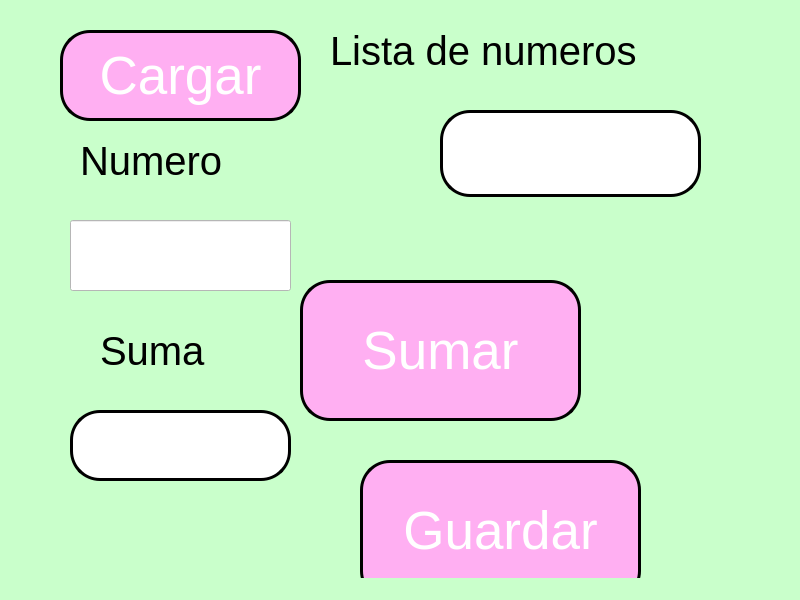
<?xml version="1.0" encoding="UTF-8"?>
<ui version="4.0">
 <class>MainWindow</class>
 <widget class="QMainWindow" name="MainWindow">
  <property name="geometry">
   <rect>
    <x>0</x>
    <y>0</y>
    <width>800</width>
    <height>600</height>
   </rect>
  </property>
  <property name="windowTitle">
   <string>MainWindow</string>
  </property>
  <property name="styleSheet">
   <string notr="true">background-color: rgb(170, 255, 255);
background-color: rgb(201, 255, 203);</string>
  </property>
  <widget class="QWidget" name="centralwidget">
   <widget class="QPushButton" name="btn_agregar">
    <property name="geometry">
     <rect>
      <x>300</x>
      <y>280</y>
      <width>281</width>
      <height>141</height>
     </rect>
    </property>
    <property name="font">
     <font>
      <pointsize>40</pointsize>
     </font>
    </property>
    <property name="styleSheet">
     <string notr="true">background-color:rgb(9,121,163);
background-color: rgb(255, 175, 242);
color:rgb(255,255,255);
border-radius: 30px;
border: 3px solid black;</string>
    </property>
    <property name="text">
     <string>Sumar</string>
    </property>
   </widget>
   <widget class="QLineEdit" name="txt_numero">
    <property name="geometry">
     <rect>
      <x>70</x>
      <y>220</y>
      <width>221</width>
      <height>71</height>
     </rect>
    </property>
    <property name="font">
     <font>
      <pointsize>40</pointsize>
     </font>
    </property>
    <property name="styleSheet">
     <string notr="true">background-color: rgb(255, 255, 255);</string>
    </property>
    <property name="text">
     <string/>
    </property>
    <property name="alignment">
     <set>Qt::AlignCenter</set>
    </property>
   </widget>
   <widget class="QLabel" name="label">
    <property name="geometry">
     <rect>
      <x>80</x>
      <y>140</y>
      <width>171</width>
      <height>41</height>
     </rect>
    </property>
    <property name="font">
     <font>
      <pointsize>30</pointsize>
     </font>
    </property>
    <property name="text">
     <string>Numero</string>
    </property>
   </widget>
   <widget class="QLabel" name="label_2">
    <property name="geometry">
     <rect>
      <x>100</x>
      <y>330</y>
      <width>141</width>
      <height>41</height>
     </rect>
    </property>
    <property name="font">
     <font>
      <pointsize>30</pointsize>
     </font>
    </property>
    <property name="text">
     <string>Suma</string>
    </property>
   </widget>
   <widget class="QLineEdit" name="txt_suma">
    <property name="geometry">
     <rect>
      <x>70</x>
      <y>410</y>
      <width>221</width>
      <height>71</height>
     </rect>
    </property>
    <property name="font">
     <font>
      <pointsize>40</pointsize>
     </font>
    </property>
    <property name="styleSheet">
     <string notr="true">background-color: rgb(255, 255, 255);
border-radius: 30px;
border: 3px solid black;</string>
    </property>
    <property name="text">
     <string/>
    </property>
    <property name="alignment">
     <set>Qt::AlignCenter</set>
    </property>
   </widget>
   <widget class="QPushButton" name="btn_guardar">
    <property name="geometry">
     <rect>
      <x>360</x>
      <y>460</y>
      <width>281</width>
      <height>141</height>
     </rect>
    </property>
    <property name="font">
     <font>
      <pointsize>40</pointsize>
     </font>
    </property>
    <property name="styleSheet">
     <string notr="true">background-color:rgb(9,121,163);
background-color: rgb(255, 175, 242);
color:rgb(255,255,255);
border-radius: 30px;
border: 3px solid black;</string>
    </property>
    <property name="text">
     <string>Guardar</string>
    </property>
   </widget>
   <widget class="QPushButton" name="btn_cargar">
    <property name="geometry">
     <rect>
      <x>60</x>
      <y>30</y>
      <width>241</width>
      <height>91</height>
     </rect>
    </property>
    <property name="font">
     <font>
      <pointsize>40</pointsize>
     </font>
    </property>
    <property name="styleSheet">
     <string notr="true">background-color:rgb(9,121,163);
background-color: rgb(255, 175, 242);
color:rgb(255,255,255);
border-radius: 30px;
border: 3px solid black;</string>
    </property>
    <property name="text">
     <string>Cargar</string>
    </property>
   </widget>
   <widget class="QTextEdit" name="txt_lista_numeros">
    <property name="geometry">
     <rect>
      <x>440</x>
      <y>110</y>
      <width>261</width>
      <height>87</height>
     </rect>
    </property>
    <property name="font">
     <font>
      <pointsize>30</pointsize>
     </font>
    </property>
    <property name="styleSheet">
     <string notr="true">background-color: rgb(255, 255, 255);
border-radius: 30px;
border: 3px solid black;</string>
    </property>
   </widget>
   <widget class="QLabel" name="label_3">
    <property name="geometry">
     <rect>
      <x>330</x>
      <y>30</y>
      <width>411</width>
      <height>41</height>
     </rect>
    </property>
    <property name="font">
     <font>
      <pointsize>30</pointsize>
     </font>
    </property>
    <property name="text">
     <string>Lista de numeros</string>
    </property>
   </widget>
  </widget>
  <widget class="QMenuBar" name="menubar">
   <property name="geometry">
    <rect>
     <x>0</x>
     <y>0</y>
     <width>800</width>
     <height>26</height>
    </rect>
   </property>
  </widget>
  <widget class="QStatusBar" name="statusbar"/>
 </widget>
 <resources/>
 <connections/>
</ui>
